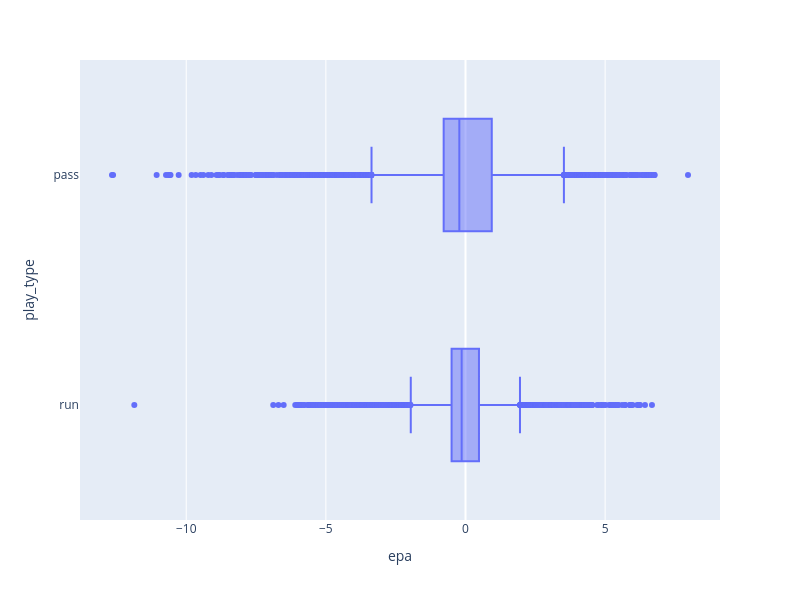

Notebook cell for this chart:
### Markdown cell above
Pass plays had a higher median and a considerably higher upper range in 2025 than run plays do, but run plays have a much more consistent range of outcomes with less plays that don't gain or lose yardage. There are a ton of outliers that are mostly just very long plays you'd only see a couple times a game.

### Code cell
# distribution of run and pass plays by epa/play
fig = px.box(snsq1, x = "epa", y = "play_type")
fig.update_layout(width = 800, height = 600)
fig

### Figure 1 — Plotly figure (JSON) as saved in the notebook; plotly's stock layout.template omitted (floating-point values rounded to 4 significant figures; data arrays with more than 128 entries replaced by an {"elided": "..."} marker saying what was removed)
{"data": [{"alignmentgroup": "True", "hovertemplate": "epa=%{x}<br>play_type=%{y}<extra></extra>", "legendgroup": "", "marker": {"color": "#636efa"}, "name": "", "notched": false, "offsetgroup": "", "orientation": "h", "showlegend": false, "type": "box", "x": {"elided": "34632 float values"}, "x0": " ", "xaxis": "x", "y": {"elided": "34632 str values"}, "y0": " ", "yaxis": "y"}], "layout": {"boxmode": "group", "height": 600, "legend": {"tracegroupgap": 0}, "margin": {"t": 60}, "width": 800, "xaxis": {"anchor": "y", "domain": [0, 1], "title": {"text": "epa"}}, "yaxis": {"anchor": "x", "domain": [0, 1], "title": {"text": "play_type"}}}}
